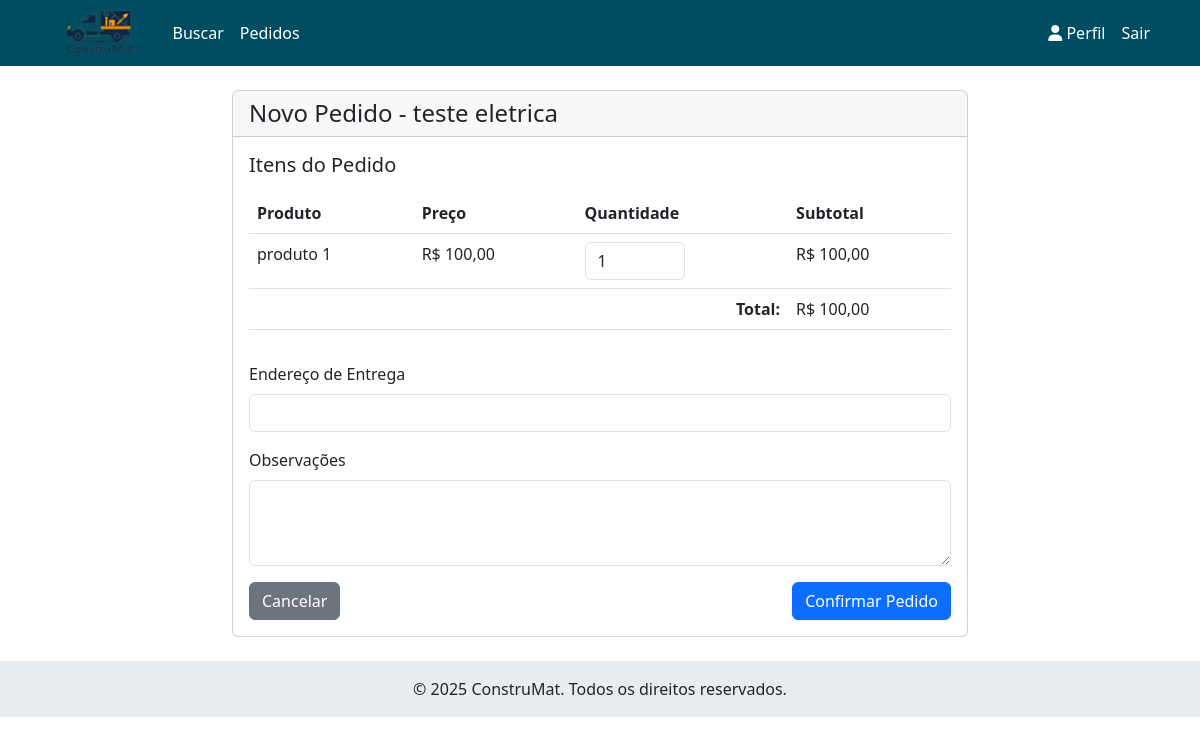
Screenshot of /pedidos/novo/2/?produto=1 (signed in) with the database file from the repository.
### empresas/models.py (models this page shows, shortened)
class Empresa(models.Model):
    usuario = models.OneToOneField(Usuario, on_delete=models.CASCADE)
    nome_fantasia = models.CharField(max_length=100)
    razao_social = models.CharField(max_length=100)
    cnpj = models.CharField(max_length=14, unique=True)
    tipo = models.ForeignKey(TipoEmpresa, on_delete=models.PROTECT)
    endereco = models.CharField('Endereço', max_length=200)
    latitude = models.DecimalField(max_digits=9, decimal_places=6)
    longitude = models.DecimalField(max_digits=9, decimal_places=6)
    hora_abertura = models.TimeField('Horário de Abertura')
    hora_fechamento = models.TimeField('Horário de Fechamento')
    foto = models.ImageField(upload_to='empresas/')
    ativo = models.BooleanField(default=True)
    class Meta:
        verbose_name = 'Empresa'
        verbose_name_plural = 'Empresas'

class Produto(models.Model):
    empresa = models.ForeignKey(Empresa, on_delete=models.CASCADE)
    nome = models.CharField(max_length=100)
    descricao = models.TextField('Descrição')
    preco = models.DecimalField('Preço', max_digits=10, decimal_places=2)
    quantidade = models.PositiveIntegerField('Quantidade em Estoque', default=0)
    foto = models.ImageField(upload_to='produtos/')
    disponivel = models.BooleanField('Disponível', default=True)
    class Meta:
        verbose_name = 'Produto'
        verbose_name_plural = 'Produtos'

### pedidos/views.py (the view)
# urls.py: path('novo/<int:empresa_id>/', views.novo_pedido, name='novo_pedido'),
@login_required
def novo_pedido(request, empresa_id):
    try:
        empresa = Empresa.objects.get(id=empresa_id)
    except Empresa.DoesNotExist:
        messages.error(request, 'Empresa não encontrada.')
        return redirect('empresas')
    produto_id = request.GET.get('produto')
    produto = Produto.objects.filter(id=produto_id).first()
    if request.method == 'POST':
        form = PedidoForm(request.POST)
        if form.is_valid():
            pedido = form.save(commit=False)
            pedido.cliente = request.user
            pedido.empresa = empresa
            pedido.save()
            if produto:
                ItemPedido.objects.create(
                    pedido=pedido,
                    produto=produto,
                    quantidade=1,
                    preco_unitario=produto.preco
                )
            messages.success(request, 'Pedido realizado com sucesso!')
            return redirect('detalhes_pedido', pedido.id)
    else:
        form = PedidoForm()
    return render(request, 'pedidos/novo.html', {
        'form': form,
        'empresa': empresa,
        'produto': produto,
    })

### pedidos/forms.py
class PedidoForm(forms.ModelForm):
    class Meta:
        model = Pedido
        fields = ['endereco_entrega', 'observacao']
        widgets = {
            'observacao': forms.Textarea(attrs={'rows': 3}),
        }
    def __init__(self, *args, **kwargs):
        super().__init__(*args, **kwargs)
        for field in self.fields.values():
            field.widget.attrs['class'] = 'form-control'

### usuarios/context_processors.py (called while the page is built)
def notificacoes(request):
    if request.user.is_authenticated:
        conversas = Conversa.objects.filter(
            Q(pedido__cliente=request.user) |
            Q(pedido__empresa__usuario=request.user) |
            Q(pedido__motorista__usuario=request.user)
        ).annotate(
            mensagens_nao_lidas=Count(
                'mensagem',
                filter=Q(
                    mensagem__lida=False
                ) & ~Q(mensagem__remetente=request.user)
            )
        )
        mensagens_nao_lidas = sum(conversa.mensagens_nao_lidas for conversa in conversas)
    else:
        mensagens_nao_lidas = 0
    return {'mensagens_nao_lidas': mensagens_nao_lidas}

### templates/pedidos/novo.html (shortened to what this page needs)
{% extends 'base.html' %}
{% block content %}
<div class="row justify-content-center">
    <div class="col-md-8">
        <div class="card">
            <div class="card-header">
                <h4 class="mb-0">Novo Pedido - {{ empresa.nome_fantasia }}</h4>
            </div>
            <div class="card-body">
                <form method="post">
                    <h5 class="mb-3">Itens do Pedido</h5>
                    <div class="table-responsive mb-3">
                        <table class="table">
                            <thead>
                                <tr>
                                    <th>Produto</th>
                                    <th>Preço</th>
                                    <th>Quantidade</th>
                                    <th>Subtotal</th>
                                </tr>
                            </thead>
                            <tbody>
                                {% if produto %}
                                <tr>
                                    <td>{{ produto.nome }}</td>
                                    <td>R$ {{ produto.preco }}</td>
                                    <td>
                                        <input type="number" name="quantidade_{{ produto.id }}"
                                               value="1" min="1"
                                               max="{{ produto.quantidade }}"
                                               class="form-control" style="width: 100px"
                                               onchange="atualizarSubtotal(this, {{ produto.preco }}, {{ produto.id }})">
                                    </td>
                                    <td id="subtotal_{{ produto.id }}">
                                        R$ {{ produto.preco }}
                                    </td>
                                </tr>
                                {% else %}
                                <tr>
                                    <td colspan="4" class="text-center">Nenhum produto selecionado.</td>
                                </tr>
                                {% endif %}
                            </tbody>
                            <tfoot>
                                <tr>
                                    <td colspan="3" class="text-end"><strong>Total:</strong></td>
                                    <td id="total">
                                        R$ {% if produto %}{{ produto.preco|floatformat:2 }}{% else %}0.00{% endif %}
                                    </td>
                                </tr>
                            </tfoot>
                        </table>
                    </div>
                    <div class="mb-3">
                        <label class="form-label">Endereço de Entrega</label>
                        {{ form.endereco_entrega }}
                    </div>
                    <div class="mb-3">
                        <label class="form-label">Observações</label>
                        {{ form.observacao }}
                    </div>
                    <div class="d-flex justify-content-between">
                        <a href="{% url 'empresa_detalhes' empresa.id %}" class="btn btn-secondary">Cancelar</a>
                        <button type="submit" class="btn btn-primary">Confirmar Pedido</button>
                    </div>
                </form>
            </div>
        </div>
    </div>
</div>
{% endblock %}

### templates/base.html (style rules this page uses)
:root { --primary-color: #004d61; --accent-color: #ff6f3c; --background-color: #f8f9fa; --text-color: #ffffff; --footer-color: #e9ecef; }

### rows the page displays
Empresa: nome_fantasia "teste eletrica"
Produto: nome "produto 1", preco "100,00", id "1"
